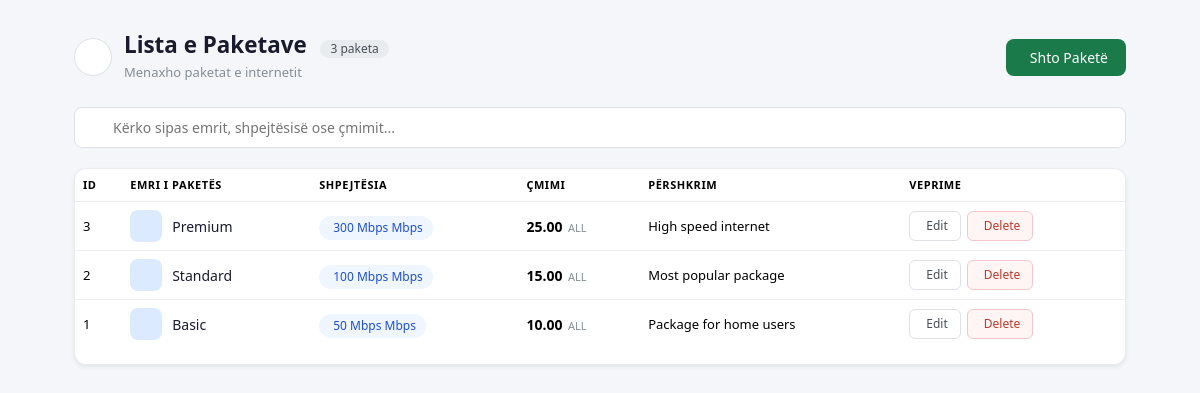
Page /isp-management/packages/list.php on the committed database.
### tables this page shows
CREATE TABLE `packages` (
  `id` int(11) NOT NULL,
  `package_name` varchar(100) NOT NULL,
  `speed` varchar(50) NOT NULL,
  `price` decimal(10,2) NOT NULL,
  `description` text DEFAULT NULL,
  `created_at` timestamp NOT NULL DEFAULT current_timestamp()
);

### isp-management/packages/list.php (the view, shortened to what this page needs)
<?php
include "../config/db.php";
$query  = "SELECT * FROM packages ORDER BY id DESC";
$result = mysqli_query($conn, $query);
$total  = mysqli_num_rows($result);
?>
<!DOCTYPE html>
<html lang="sq">
<head>
    <link href="https://cdn.jsdelivr.net/npm/bootstrap@5.3.8/dist/css/bootstrap.min.css" rel="stylesheet">
    <link rel="stylesheet" href="https://cdn.jsdelivr.net/npm/@tabler/icons-webfont@latest/tabler-icons.min.css">
    <link rel="stylesheet" href="assets/css/style.css">
</head>
<body>
<div class="page-wrapper">
    <div class="page-header">
        <a href="javascript:history.back()" class="back-btn" title="Kthehu mbrapa">
        </a>
        <div class="title-group">
            <h2>Lista e Paketave <span class="count-badge"><?php echo $total; ?> paketa</span></h2>
            <small>Menaxho paketat e internetit</small>
        </div>
        <a href="add.php" class="btn-add">
            <i class="ti ti-plus"></i> Shto Paketë
        </a>
    </div>
    <div class="search-wrap">
        <input type="text" id="searchInput" placeholder="Kërko sipas emrit, shpejtësisë ose çmimit..." oninput="filterTable()">
    </div>
    <div class="card shadow-sm">
        <div class="card-body">
            <table class="table table-hover" id="pkgTable">
                <thead>
                    <tr>
                        <th>ID</th>
                        <th>Emri i Paketës</th>
                        <th>Shpejtësia</th>
                        <th>Çmimi</th>
                        <th>Përshkrim</th>
                        <th>Veprime</th>
                    </tr>
                </thead>
                <tbody id="tableBody">
                <?php while($row = mysqli_fetch_assoc($result)): ?>
                    <tr>
                        <td class="id-cell"><?php echo $row['id']; ?></td>
                        <td>
                            <div class="pkg-name-cell">
                                <div class="pkg-icon-sm">
                                </div>
                                <span class="pkg-name"><?php echo htmlspecialchars($row['package_name']); ?></span>
                            </div>
                        </td>
                        <td>
                            <span class="speed-badge">
                                <?php echo htmlspecialchars($row['speed']); ?> Mbps
                            </span>
                        </td>
                        <td class="price-cell">
                            <?php echo htmlspecialchars($row['price']); ?>
                            <span>ALL</span>
                        </td>
                        <td class="desc-cell" title="<?php echo htmlspecialchars($row['description']); ?>">
                            <?php echo htmlspecialchars($row['description']); ?>
                        </td>
                        <td>
                            <div class="actions-cell">
                                <a href="edit.php?id=<?php echo $row['id']; ?>" class="btn-edit">
                                    <i class="ti ti-edit"></i> Edit
                                </a>
                                <a href="delete.php?id=<?php echo $row['id']; ?>"
                                   class="btn-del"
                                   onclick="return confirm('Je i sigurt që dëshiron ta fshish këtë paketë?');">
                                    <i class="ti ti-trash"></i> Delete
                                </a>
                            </div>
                        </td>
                    </tr>
                <?php endwhile; ?>
                </tbody>
            </table>
        </div>
    </div>
</div>
</body>
</html>

### isp-management/assets/css/style.css (style rules this page uses)
* { box-sizing: border-box; margin: 0; padding: 0; }
.card { border: 1px solid #e9ecef; border-radius: 14px; box-shadow: 0 2px 8px rgba(0,0,0,0.05); transition: transform 0.2s, box-shadow 0.2s; background: #fff; }
.card-body { padding: 1.5rem; }
table { border-radius: 12px; overflow: hidden; width: 100%; border-collapse: collapse; }
thead tr { background: #f8f9fa; }
thead th { font-size: 11px; text-transform: uppercase; letter-spacing: 0.05em; color: #868e96; font-weight: 600; padding: 12px 16px; border-bottom: 1px solid #e9ecef; }
tbody td { padding: 13px 16px; font-size: 14px; color: #495057; border-bottom: 1px solid #f0f0f0; vertical-align: middle; }
tbody tr:last-child td { border-bottom: none; }

### isp-management/packages/list.php (style rules this page uses)
body { background: #f4f6f9; font-family: 'Segoe UI', sans-serif; }
.page-wrapper { max-width: 1100px; margin: 2rem auto; padding: 0 1.5rem; }
.page-header { display: flex; align-items: center; gap: 12px; margin-bottom: 1.5rem; }
.back-btn { width: 38px; height: 38px; border-radius: 50%; border: 1px solid #dee2e6; background: #fff; display: flex; align-items: center; justify-content: center; color: #6c757d; text-decoration: none; transition: all 0.15s; flex-shrink: 0; }
.title-group { flex: 1; }
.title-group h2 { margin: 0; font-size: 1.4rem; font-weight: 600; color: #1a1a2e; }
.title-group small { color: #868e96; font-size: 13px; }
.count-badge { display: inline-block; background: #e9ecef; border-radius: 20px; padding: 2px 10px; font-size: 12px; color: #495057; margin-left: 8px; font-weight: 500; }
.btn-add { display: flex; align-items: center; gap: 6px; background: #1a7a4a; color: #fff; border: none; border-radius: 8px; padding: 8px 18px; font-size: 14px; font-weight: 500; text-decoration: none; transition: background 0.15s; }
.search-wrap { position: relative; margin-bottom: 1.25rem; }
.search-wrap input { width: 100%; padding: 9px 12px 9px 38px; border: 1px solid #dee2e6; border-radius: 8px; font-size: 14px; background: #fff; outline: none; transition: border 0.15s; }
.card { border: 1px solid #e9ecef; border-radius: 12px; overflow: hidden; }
.card-body { padding: 0; }
table { margin: 0; }
thead tr { background: #f8f9fa; }
th { font-size: 11px; text-transform: uppercase; letter-spacing: 0.05em; color: #868e96; font-weight: 600; padding: 12px 16px; border-bottom: 1px solid #e9ecef; }
td { padding: 13px 16px; vertical-align: middle; border-color: #f0f0f0; }
.pkg-name-cell { display: flex; align-items: center; gap: 10px; }
.pkg-icon-sm { width: 32px; height: 32px; border-radius: 8px; background: #dbeafe; color: #1d4ed8; display: flex; align-items: center; justify-content: center; font-size: 15px; flex-shrink: 0; }
.pkg-name { font-weight: 500; font-size: 14px; color: #1a1a2e; }
.speed-badge { display: inline-flex; align-items: center; gap: 4px; background: #eff6ff; color: #1d4ed8; border-radius: 20px; padding: 3px 10px; font-size: 12px; font-weight: 500; }
.price-cell { font-weight: 600; color: #1a1a2e; font-size: 14px; }
.price-cell span { font-size: 11px; color: #868e96; font-weight: 400; margin-left: 2px; }
.desc-cell { color: #6c757d; font-size: 13px; max-width: 220px; white-space: nowrap; overflow: hidden; text-overflow: ellipsis; }
.id-cell { color: #adb5bd; font-size: 13px; }
.btn-edit { display: inline-flex; align-items: center; gap: 4px; padding: 5px 12px; font-size: 12px; font-weight: 500; border-radius: 6px; border: 1px solid #dee2e6; background: #fff; color: #495057; text-decoration: none; transition: all 0.15s; }
.btn-del { display: inline-flex; align-items: center; gap: 4px; padding: 5px 12px; font-size: 12px; font-weight: 500; border-radius: 6px; border: 1px solid #f5c6cb; background: #fff5f5; color: #c0392b; text-decoration: none; transition: all 0.15s; }
.actions-cell { display: flex; gap: 6px; }

### rows in the picture
packages: id "3", package_name "Premium", speed "300 Mbps", price "25.00", description "High speed internet"
packages: id "2", package_name "Standard", speed "100 Mbps", price "15.00", description "Most popular package"
packages: id "1", package_name "Basic", speed "50 Mbps", price "10.00", description "Package for home users"

### other values in the picture
$total "3"
